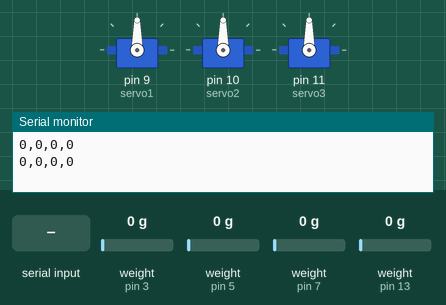
Recording of a sketch running on a simulated Arduino Uno, built with avr-gcc and run on an emulated ATmega328P. Shown: 3 × servo, the last lines printed to the serial monitor. The test bench sets the inputs (shaded band); at power-on: weight on the scale (sensors on pin 3, pin 5, pin 7, pin 13) 0 g.

Above: at 5.2 s.
5.3 s: "a90\n" received over Serial
At 6.5 s:
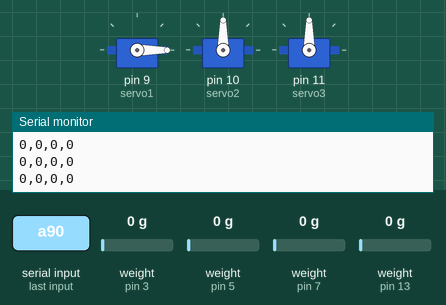
7.1 s: "a,45\n" received over Serial
At 7.9 s:
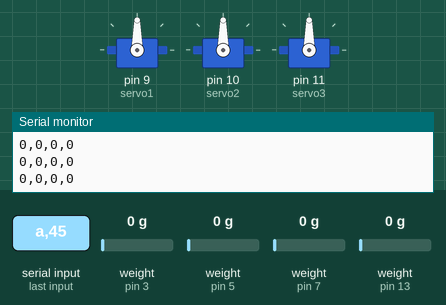
8.7 s: "b90\n" received over Serial
At 9.7 s:
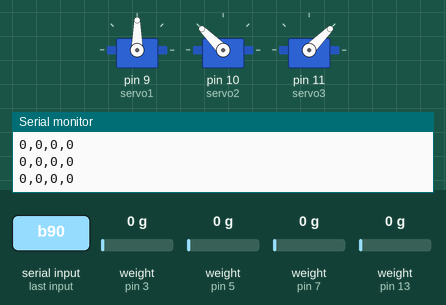
10.7 s: "b,45\n" received over Serial
At 12.0 s:
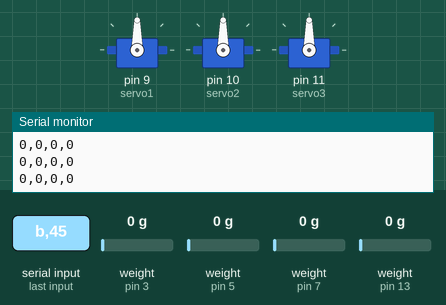
12.3 s: "a" received over Serial
At 14.0 s:
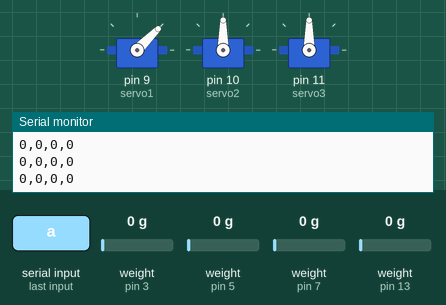
14.3 s: "b" received over Serial
At 15.4 s:
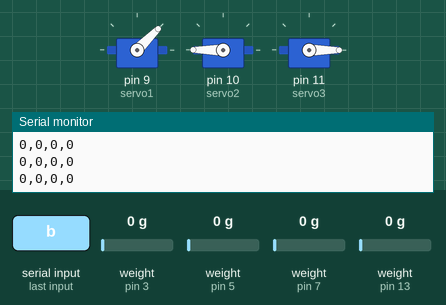
Timing chart, 0 to 16.9 s (numbered marks = the images above; inputs shaded):
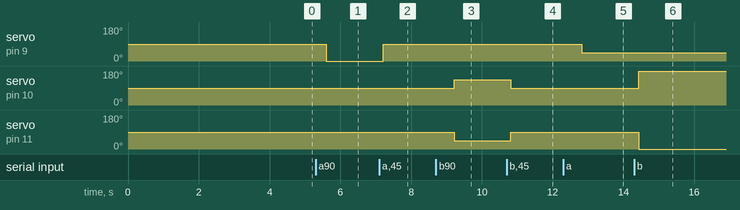

Measured:
- after the input at 5.3 s, servo on pin 9 (servo1): 90° → 0° after 0.31 s
- after the input at 7.1 s, servo on pin 9 (servo1): 0° → 90° after 0.11 s
- after the input at 8.7 s, servo on pin 10 (servo2): 90° → 135° after 0.52 s; servo on pin 11 (servo3): 90° → 45° after 0.52 s
- after the input at 10.7 s, servo on pin 10 (servo2): 135° → 90° after 0.12 s; servo on pin 11 (servo3): 45° → 90° after 0.12 s
- after the input at 12.3 s, servo on pin 9 (servo1): 90° → 45° after 0.53 s
- after the input at 14.3 s, servo on pin 10 (servo2): 90° → 180° after 0.13 s; servo on pin 11 (servo3): 90° → 0° after 0.13 s

The sketch:

Microcontroller.ino
```cpp
const int numReadings1 = 10;
int readings1[numReadings1];
int readIndex1 = 0;
int total1 = 0;
int average1 = 0;
const int numReadings2 = 10;
int readings2[numReadings2];
int readIndex2 = 0;
int total2 = 0;
int average2 = 0;
const int numReadings3 = 10;
int readings3[numReadings3];
int readIndex3 = 0;
int total3 = 0;
int average3 = 0;
const int numReadings4 = 10;
int readings4[numReadings4];
int readIndex4 = 0;
int total4 = 0;
int average4 = 0;
float sensorValue = 0;
unsigned long previousMillis = 0;
const long interval = 100;
#include <HX711.h>
#include <Servo.h>
#define calibration_factor1 -32000
#define calibration_factor2 -5700
#define calibration_factor3 -5700
#define calibration_factor4 -32000
#define DOUT1  3
#define CLK1  2
#define DOUT2  5
#define CLK2  4
#define DOUT3  7
#define CLK3  6
#define DOUT4  13
#define CLK4  12
HX711 scale1(DOUT1, CLK1);
HX711 scale2(DOUT2, CLK2);
HX711 scale3(DOUT3, CLK3);
HX711 scale4(DOUT4, CLK4);
Servo servo1;
Servo servo2;
Servo servo3;
void setup() {
  Serial.begin(9600);
    for (int thisReading1 = 0; thisReading1 < numReadings1; thisReading1++) {
    readings1[thisReading1] = 0;
  }
    for (int thisReading2 = 0; thisReading2 < numReadings2; thisReading2++) {
    readings2[thisReading2] = 0;
  }
    for (int thisReading3 = 0; thisReading3 < numReadings3; thisReading3++) {
    readings3[thisReading3] = 0;
  }
      for (int thisReading4 = 0; thisReading4 < numReadings4; thisReading4++) {
    readings4[thisReading4] = 0;
  }
   scale1.set_scale(calibration_factor1);
  scale1.tare();
  scale2.set_scale(calibration_factor2);
  scale2.tare();
  scale3.set_scale(calibration_factor3);
  scale3.tare();
      scale4.set_scale(calibration_factor4);
  scale4.tare();
servo1.attach(9);
servo2.attach(10);
servo3.attach(11);
}
void loop() {
unsigned long currentMillis = millis();
  if (currentMillis - previousMillis >= interval) {
    previousMillis = currentMillis;
     /*
   Serial.print(scale1.get_units(),2);
   Serial.print(",");
// Serial.print("UZGONL ");
 Serial.print(scale2.get_units(),2);
  Serial.print(",");
//  Serial.print("UZGOND");
 Serial.print(scale3.get_units(),2);
   Serial.println(",");
}*/
  total1 = total1 - readings1[readIndex1];
  readings1[readIndex1] = scale1.get_units()*10;
  total1 = total1 + readings1[readIndex1];
  readIndex1 = readIndex1 + 1;
  if (readIndex1 >= numReadings1) {
    readIndex1 = 0;
  }
  average1 = total1 / numReadings1;
 // Serial.println(average1);
 // delay(1);
    total2 = total2 - readings2[readIndex2];
  readings2[readIndex2] = scale2.get_units()*10;
  total2 = total2 + readings2[readIndex2];
  readIndex2 = readIndex2 + 1;
  if (readIndex2 >= numReadings2) {
    readIndex2 = 0;
  }
  average2 = total2 / numReadings2;
 // Serial.println(average2);
 // delay(1);
    total3 = total3 - readings3[readIndex3];
  readings3[readIndex3] = scale3.get_units()*10;
  total3 = total3 + readings3[readIndex3];
  readIndex3 = readIndex3 + 1;
  if (readIndex3 >= numReadings3) {
    readIndex3 = 0;
  }
  average3 = total3 / numReadings3;
 // Serial.println(average3);
 // delay(1);
  total4 = total4 - readings4[readIndex4];
  readings4[readIndex4] = scale4.get_units()*10;
  total4 = total4 + readings4[readIndex4];
  readIndex4 = readIndex4 + 1;
  if (readIndex4 >= numReadings4) {
    readIndex4 = 0;
  }
  average4 = total4 / numReadings4;
Serial.print(average1);
Serial.print(",");
Serial.print(average2);
Serial.print(",");
Serial.print(average3);
Serial.print(",");
Serial.println(average4);
 }
static int v = 0;
if (Serial.available()) {
  char ch = Serial.read();
 switch(ch) {
  case '0'...'9':
  v=v*10+ch-'0';
  break;
  case 'a':
  servo1.write(v);
//  Serial.println(v);
  v=0;
  break;
  case 'b' :
  servo3.write(v);
  servo2.write(abs(v-180));
//  Serial.println(v);
  v=0;
  break;
   case 'k' :
  scale1.tare();
  scale2.tare();
  scale3.tare();
  scale4.tare();
    v=0;
  break;
  }}}
```
